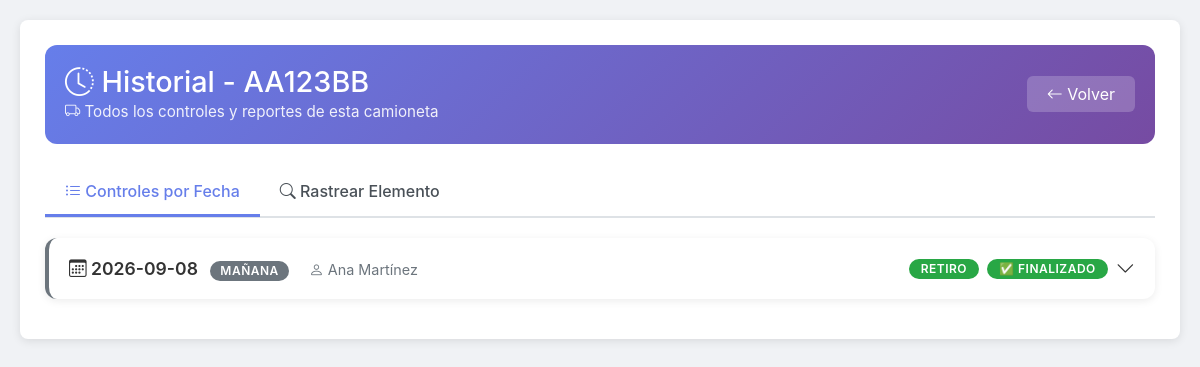
Page /historial-camioneta/AA123BB (signed in) on the earlier database version.
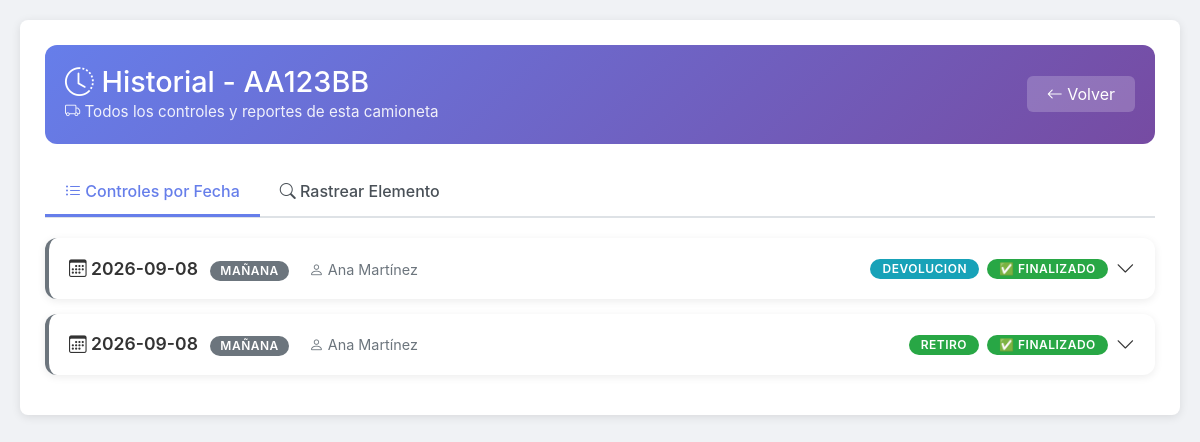
Same page on the later database version.
### tables this page shows
CREATE TABLE controles_tecnicos (
            id INTEGER PRIMARY KEY AUTOINCREMENT,
            asignacion_id INTEGER NOT NULL,
            fecha TEXT NOT NULL,
            jornada TEXT NOT NULL,  -- 'mañana' o 'tarde'
            tipo_control TEXT NOT NULL,  -- 'RETIRO' o 'DEVOLUCION'
            finalizado INTEGER DEFAULT 0,
            fecha_hora_inicio TEXT NOT NULL,
            fecha_hora_fin TEXT,
            FOREIGN KEY (asignacion_id) REFERENCES asignaciones(id)
        );

### app.py (the view)
@app.route('/historial-camioneta/<string:patente>')
def historial_camioneta(patente):
    if 'usuario_id' not in session or session.get('rol') not in ['admin', 'jefe']:
        return redirect(url_for('login'))
    conexion = get_db()
    camioneta = conexion.execute('''
        SELECT id, patente FROM camionetas WHERE patente = ? AND activa = 1
    ''', (patente,)).fetchone()
    if not camioneta:
        conexion.close()
        return redirect(url_for('admin', error='Camioneta no encontrada'))
    controles = conexion.execute('''
        SELECT DISTINCT
            ct.fecha,
            ct.jornada,
            ct.tipo_control,
            ct.fecha_hora_inicio,
            ct.fecha_hora_fin,
            ct.finalizado,
            u.nombre as tecnico_nombre
        FROM controles_tecnicos ct
        JOIN asignaciones a ON ct.asignacion_id = a.id
        JOIN usuarios u ON a.tecnico_id = u.id
        WHERE a.camioneta_id = ?
        ORDER BY ct.fecha DESC, ct.fecha_hora_inicio DESC
    ''', (camioneta['id'],)).fetchall()
    historial_detallado = []
    for control in controles:
        elementos = conexion.execute('''
            SELECT
                ic.elemento,
                ic.categoria,
                ic.estado,
                ic.observacion,
                ic.fecha_hora,
                r.entregado_por,
                r.recibido_por,
                r.fecha_entrega
            FROM items_control_tecnico ic
            LEFT JOIN reportes r ON r.elemento = ic.elemento
                AND r.control_id = (
                    SELECT id FROM controles
                    WHERE asignacion_id = (
                        SELECT id FROM asignaciones
                        WHERE camioneta_id = ? AND fecha = ? AND jornada = ?
                    )
                )
            WHERE ic.control_tecnico_id IN (
                SELECT id FROM controles_tecnicos
                WHERE asignacion_id IN (
                    SELECT id FROM asignaciones WHERE camioneta_id = ?
                )
                AND fecha = ? AND jornada = ? AND tipo_control = ?
            )
        ''', (camioneta['id'], control['fecha'], control['jornada'],
              camioneta['id'], control['fecha'], control['jornada'], control['tipo_control'])).fetchall()
        historial_detallado.append({
            'control': dict(control),
            'elementos': [dict(e) for e in elementos]
        })
    historial_elementos = conexion.execute('''
        SELECT
            r.elemento,
            r.estado,
            r.descripcion,
            r.fecha_hora,
            r.fecha_resolucion,
            r.resuelto_por,
            r.comentario_resolucion,
            r.entregado_por,
            r.recibido_por,
            r.fecha_entrega,
            c.patente,
            u.nombre as tecnico_nombre,
            r.tipo as tipo_control
        FROM reportes r
        JOIN controles co ON r.control_id = co.id
        JOIN asignaciones a ON co.asignacion_id = a.id
        JOIN camionetas c ON a.camioneta_id = c.id
        JOIN usuarios u ON a.tecnico_id = u.id
        WHERE c.patente = ?
        ORDER BY r.elemento, r.fecha_hora DESC
    ''', (patente,)).fetchall()
    historial_por_elemento = {}
    for item in historial_elementos:
        elemento = item['elemento']
        if elemento not in historial_por_elemento:
            historial_por_elemento[elemento] = []
        historial_por_elemento[elemento].append(dict(item))
    conexion.close()
    return render_template('historial_camioneta.html',
                         patente=patente,
                         historial_detallado=historial_detallado,
                         historial_por_elemento=historial_por_elemento)

### app.py (called while the page is built)
@app.before_request
def limpiar_redirecciones():
    if 'usuario_id' in session:
        rol = session.get('rol')
        if rol == 'admin' and request.path == '/tecnico':
            return redirect(url_for('admin'))
        if rol == 'jefe' and request.path in ['/tecnico', '/admin']:
            return redirect(url_for('jefe'))
        if rol == 'tecnico' and request.path in ['/admin', '/jefe']:
            return redirect(url_for('tecnico'))

def conectar_db():
    return sqlite3.connect(str(DATABASE))

def get_db():
    conexion = conectar_db()
    conexion.row_factory = sqlite3.Row
    return conexion

### templates/historial_camioneta.html (shortened to what this page needs)
<!DOCTYPE html>
<html lang="es">
<head>
    <link href="https://cdn.jsdelivr.net/npm/bootstrap@5.1.3/dist/css/bootstrap.min.css" rel="stylesheet">
    <link rel="stylesheet" href="https://cdn.jsdelivr.net/npm/bootstrap-icons@1.8.1/font/bootstrap-icons.css">
    <link rel="stylesheet" href="{{ url_for('static', filename='css/style.css') }}">
</head>
<body>
    <div class="historial-container container">
        <div class="historial-header d-flex justify-content-between align-items-center">
            <div>
                <h1><i class="bi bi-clock-history"></i> Historial - {{ patente }}</h1>
                <div class="subtitle">
                    <i class="bi bi-truck"></i> Todos los controles y reportes de esta camioneta
                </div>
            </div>
            <div>
                <a href="{{ url_for('admin') }}" class="btn-volver-historial">
                    <i class="bi bi-arrow-left"></i> Volver
                </a>
            </div>
        </div>
        <ul class="nav nav-tabs nav-tabs-historial" id="historialTabs" role="tablist">
            <li class="nav-item" role="presentation">
                <button class="nav-link active" id="controles-tab" data-bs-toggle="tab" data-bs-target="#controles" type="button" role="tab">
                    <i class="bi bi-list-ul"></i> Controles por Fecha
                </button>
            </li>
            <li class="nav-item" role="presentation">
                <button class="nav-link" id="elementos-tab" data-bs-toggle="tab" data-bs-target="#elementos" type="button" role="tab">
                    <i class="bi bi-search"></i> Rastrear Elemento
                </button>
            </li>
        </ul>
        <div class="tab-content mt-3">
            <div class="tab-pane fade show active" id="controles" role="tabpanel">
                {% if historial_detallado %}
                    {% for item in historial_detallado %}
                        {% set control = item.control %}
                        <div class="fecha-card" onclick="toggleDetalle(this)">
                            <div class="d-flex justify-content-between align-items-center flex-wrap">
                                <div>
                                    <span class="fecha-texto">
                                        <i class="bi bi-calendar3"></i>
                                        {{ control.fecha }}
                                        <span class="badge bg-secondary ms-2">{{ control.jornada|title }}</span>
                                    </span>
                                    <span class="tecnico-nombre ms-3">
                                        <i class="bi bi-person"></i> {{ control.tecnico_nombre }}
                                    </span>
                                </div>
                                <div class="d-flex align-items-center gap-2">
                                    <span class="badge badge-tipo {% if control.tipo_control == 'RETIRO' %}badge-retiro{% else %}badge-devolucion{% endif %}">
                                        {{ control.tipo_control|title }}
                                    </span>
                                    <span class="badge badge-tipo {% if control.finalizado %}badge-finalizado{% else %}badge-pendiente{% endif %}">
                                        {% if control.finalizado %}✅ Finalizado{% else %}⏳ Pendiente{% endif %}
                                    </span>
                                    <i class="bi bi-chevron-down toggle-icon"></i>
                                </div>
                            </div>
                        </div>
                    {% endfor %}
                {% else %}
                    <div class="alert alert-info">
                        <i class="bi bi-info-circle"></i> No hay controles registrados para esta camioneta.
                    </div>
                {% endif %}
            </div>
        </div>
    </div>
</body>
</html>

Differences in the rows shown:
added controles_tecnicos: fecha "2026-09-08", jornada "MAÑANA", tecnico_nombre "Ana Martínez", tipo_control "DEVOLUCION"
